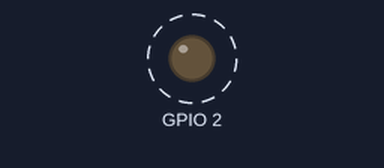
Bench run of a sketch on a simulated ESP8266 (NodeMCU). Parts: output pins drawn as LEDs (lit = HIGH, except the on-board LED, lit = LOW). Dashed ring = blinking. What the sketch prints to the serial monitor is not drawn.

Above: at 0.5 s.
Timing chart, 0 to 4.6 s (numbered marks = the images above):
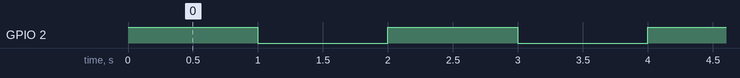

Measured:
- by itself, GPIO 2: alternates HIGH for 1.0 s and LOW for 1.0 s

The sketch:

ticker.ino
```cpp
/*
 * Title : use the ticker to bkink the led
 * Date : 2017-01-30
 * Modified : YuHaiBo
 * Found at : the esp8266 example
*/

#include <Ticker.h>
Ticker fliper;
int state = 0;
void flip()
{
  if ((state++)%2 == 0)
     digitalWrite(BUILTIN_LED, LOW);
   else
     digitalWrite(BUILTIN_LED, HIGH);
}
void setup() {
  pinMode(BUILTIN_LED, OUTPUT);
  digitalWrite(BUILTIN_LED, HIGH);
  Serial.begin(115200);
  fliper.attach(1, flip);
  Serial.print("\nThe LED on the board will be toggled every second\n");
}

void loop() {
  // put your main code here, to run repeatedly:

}
```
